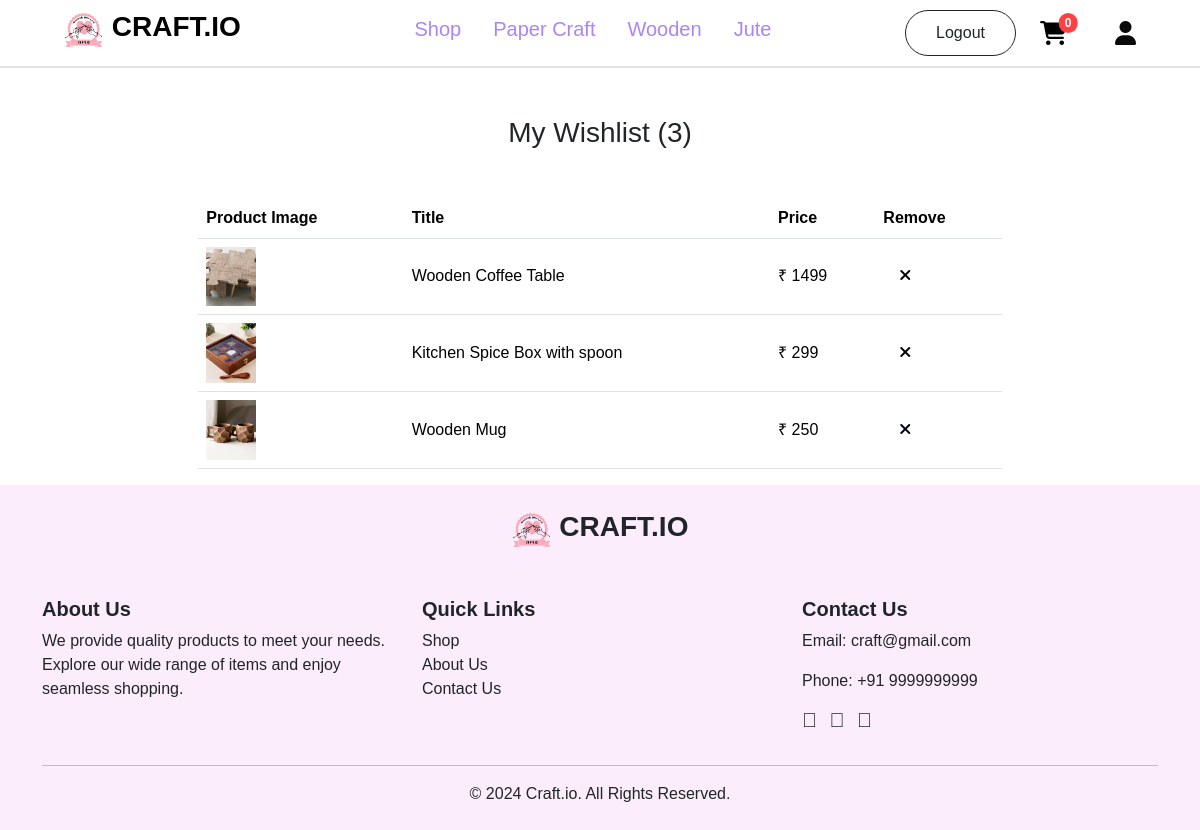
The app's page /customer/wishlist/ (signed in), older data.
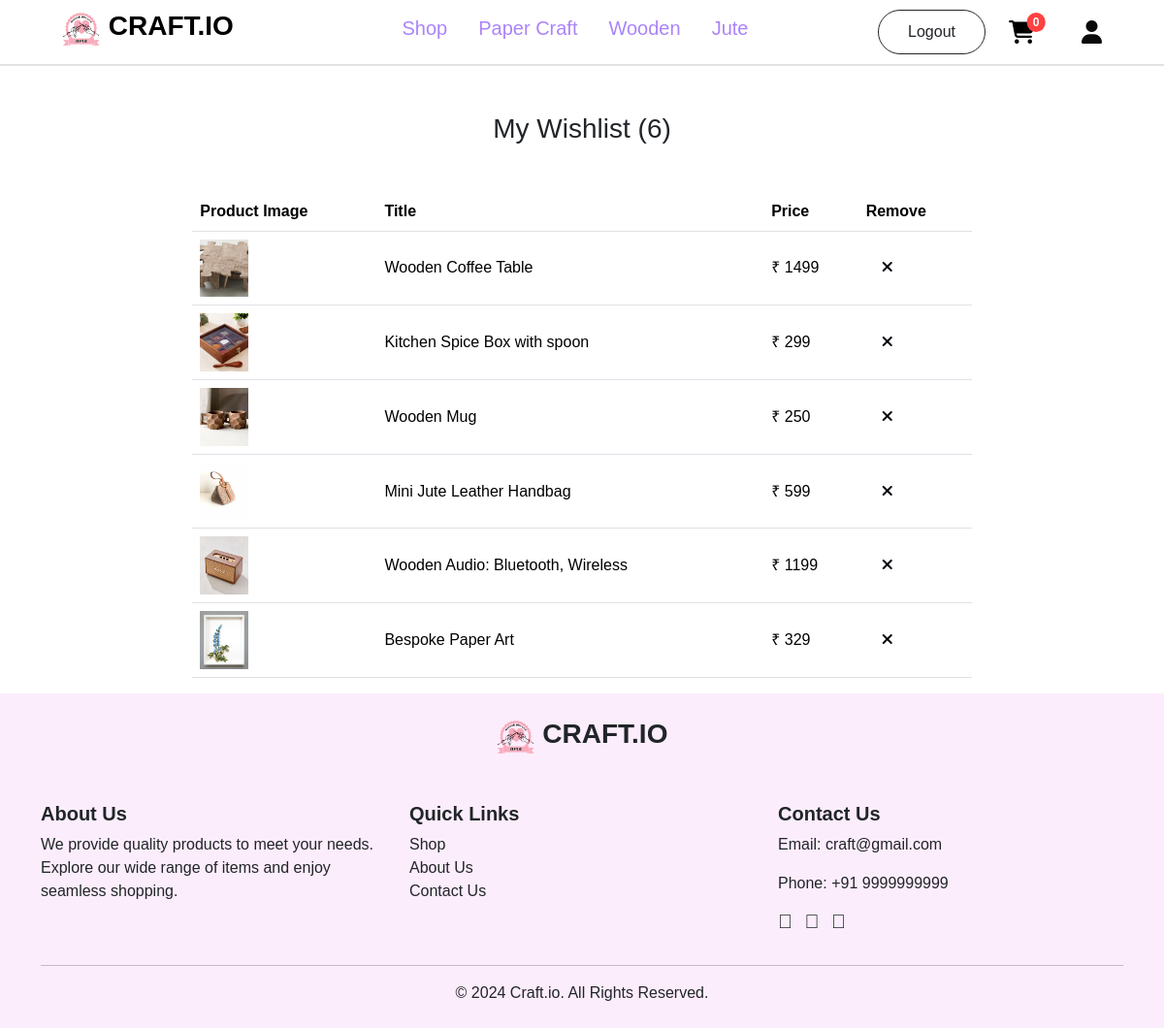
The same page, newer data.
### account/models.py (models this page shows, shortened)
class Wishlist(models.Model):
    user = models.ForeignKey(User, on_delete=models.CASCADE)
    product = models.ForeignKey(Productss, on_delete=models.CASCADE)

class Productss(models.Model):
    title=models.CharField(max_length=100)
    description=models.CharField(max_length=500)
    price=models.IntegerField()
    offerprice=models.IntegerField()
    image=models.ImageField(upload_to='product_images')
    stock=models.IntegerField()
    ShippingFee=models.CharField(max_length=100,default='Free')
    created_at = models.DateTimeField(default=timezone.now)
    options=(
        ('PaperCraft','PaperCraft'),
        ('Wooden','Wooden'),
        ('Jute','Jute'),
    )
    category=models.CharField(max_length=100,choices=options)

### customer/views.py (the view)
    def inner(request, *args, **kw):
        if request.user.is_authenticated:
            return fn(request, *args, **kw)
        else:
            messages.error(request, 'Please login First!!')
            return redirect('login')

### customer/context_processors.py (called while the page is built)
def item_count(request):
    if request.user.is_authenticated:
        cart_count=Cart.objects.filter(user=request.user).count()
        wishlist_count=Wishlist.objects.filter(user=request.user).count()
        order_count=Orders.objects.filter(user=request.user).count()
        return {'cart':cart_count,'wishlist':wishlist_count,'order':order_count}
    else:
        return {"cart":0,'wishlist':0,"order":0}

### customer/views.py (called while the page is built)
def signin_required(fn):
    def inner(request, *args, **kw):
        if request.user.is_authenticated:
            return fn(request, *args, **kw)
        else:
            messages.error(request, 'Please login First!!')
            return redirect('login')
    return inner

@signin_required
def wishlist_view(request):
    wishlist_items = Wishlist.objects.filter(user=request.user)
    return render(request, 'wishlist.html', {'wishlist_items': wishlist_items})

### customer/templates/wishlist.html
{% extends 'navbar.html' %}
{% block content %}
    {% if wishlist_items %}
    <div class="container mt-5">
        <h3 class="text-center">My Wishlist
            ({{wishlist}})
        </h3>
    <div class="table-container" style="width: 72%; margin: 0 auto;">
        <table class="table mt-5">
            <thead>
                <tr>
                    <th>Product Image</th>
                    <th>Title</th>
                    <th>Price</th>
                    <th>Remove</th>
                </tr>
            </thead>
            <tbody>
            {% for item in wishlist_items %}
                <tr class="align-middle">
                    <td>
                        <a href="{% url 'pdetail' item.product.id %}">
                            <img src="{{ item.product.image.url }}" alt="{{ item.product.title }}" class="img-fluid" height="50px" width="50px">
                        </a>
                    </td>
                    <td>{{ item.product.title }}</td>
                    <td>&#8377; {{ item.product.offerprice }}</td>
                    <td>
                        <a href="{% url 'remove_from_wishlist' item.product.id %}"  class="ms-3"><i class="fa-solid fa-xmark" style="color: #00040a;"></i></a>
                    </td>
                </tr>
            {% endfor %}
            </tbody>
        </table>
    </div>
</div>
    {% else %}
    <div style="display: flex; justify-content: center; align-items: center; height: 80vh;margin-top: 30px;">
        <img src="https://i.pinimg.com/originals/f6/e4/64/f6e464230662e7fa4c6a4afb92631aed.png" class="img-fluid rounded-top" alt=""/>
    </div>
    {% endif %}
{% endblock content %}

Row changes from the older to the newer data that the page shows:
added Wishlist: product.image (picture), product "Mini Jute Leather Handbag", product.offerprice "599"
added Wishlist: product.image (picture), product "Wooden Audio: Bluetooth, Wireless", product.offerprice "1199"
added Wishlist: product.image (picture), product "Bespoke Paper Art", product.offerprice "329"
Text that changed along with them:
{{ wishlist }}: "3" → "6"
